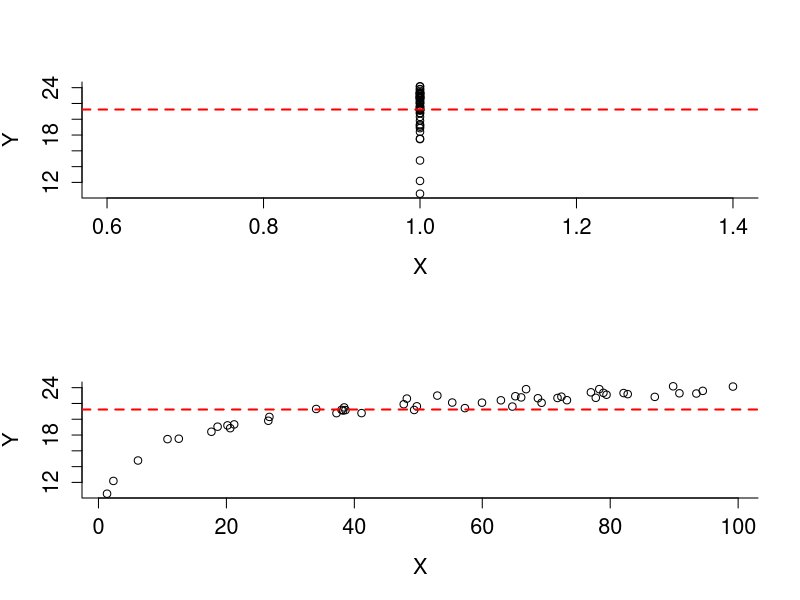
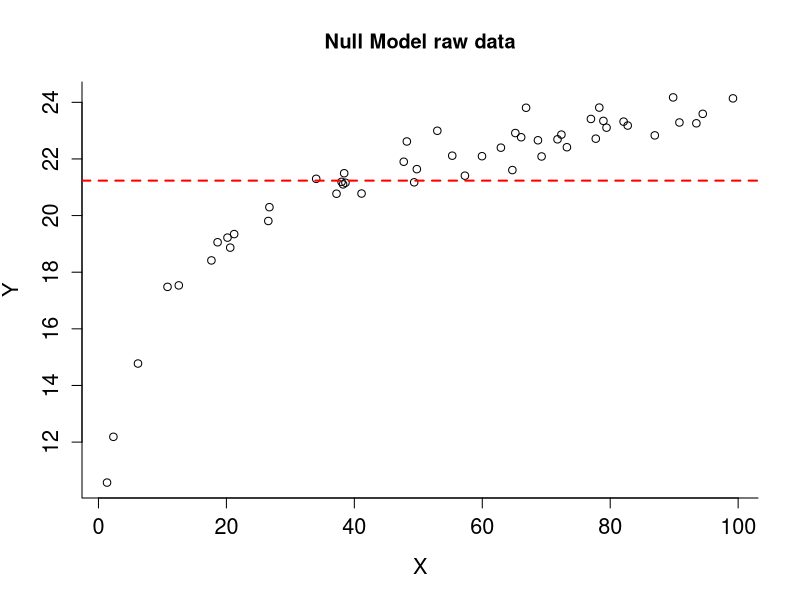
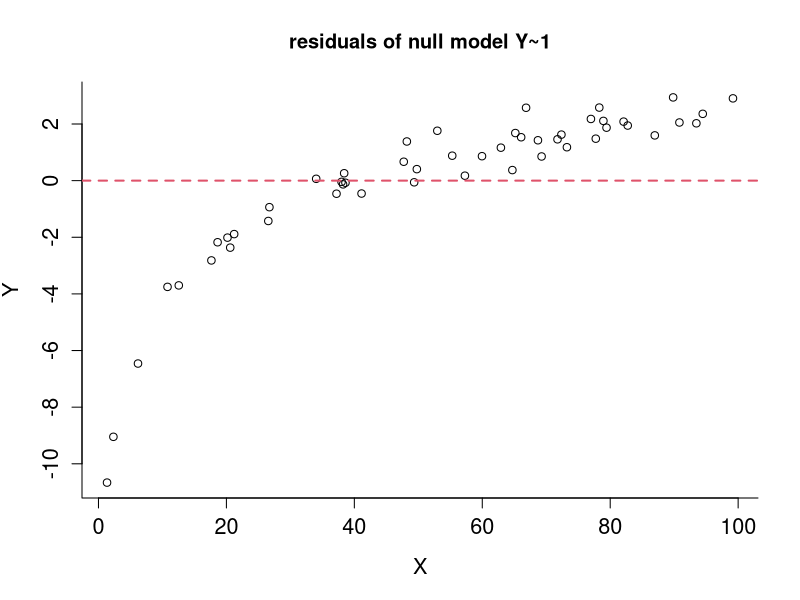
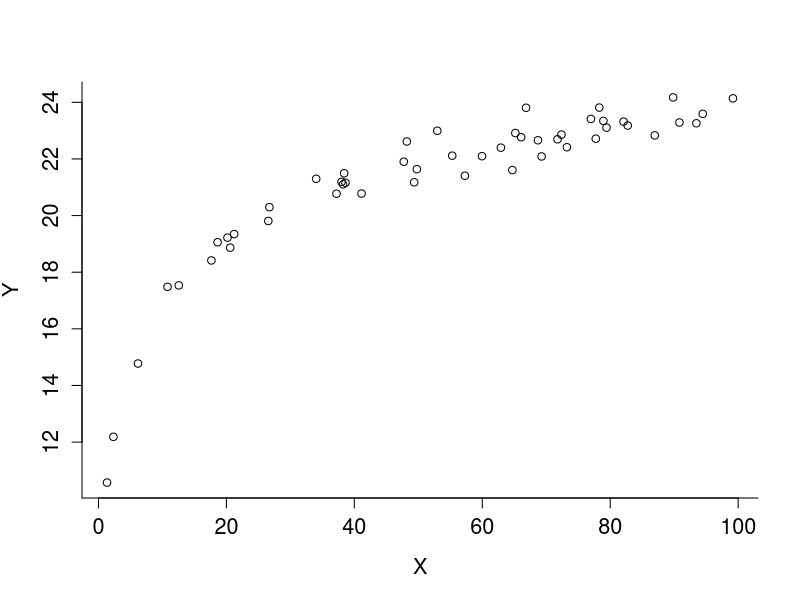
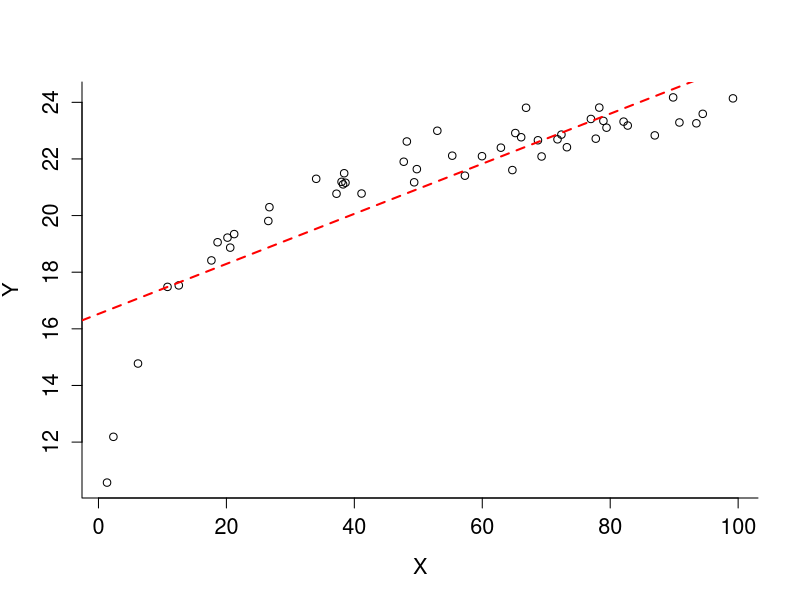
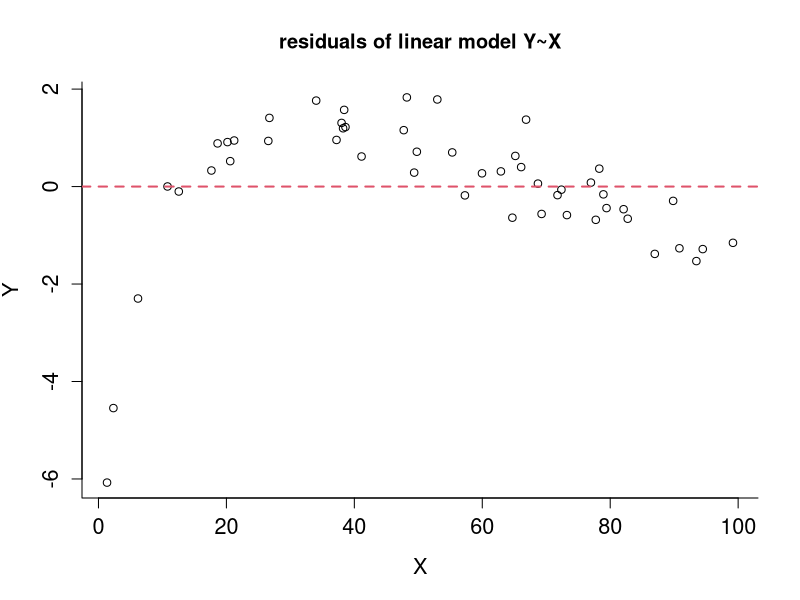
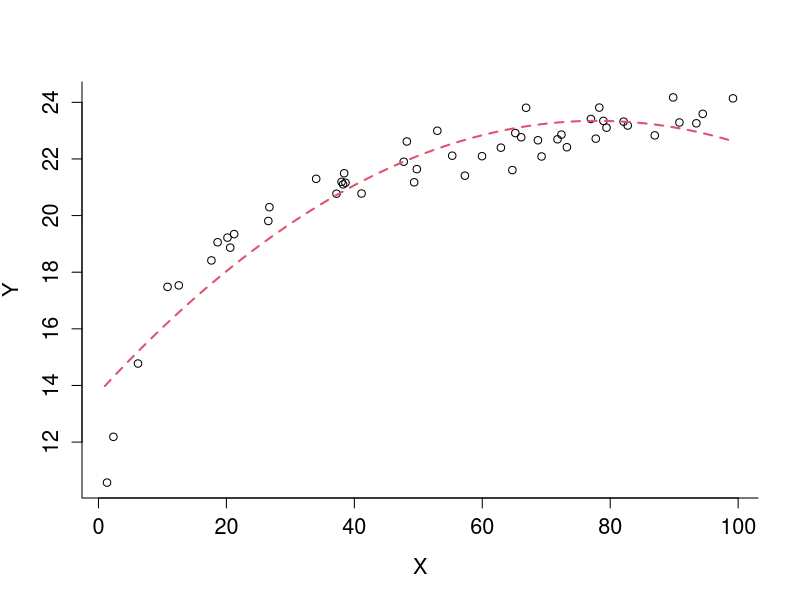
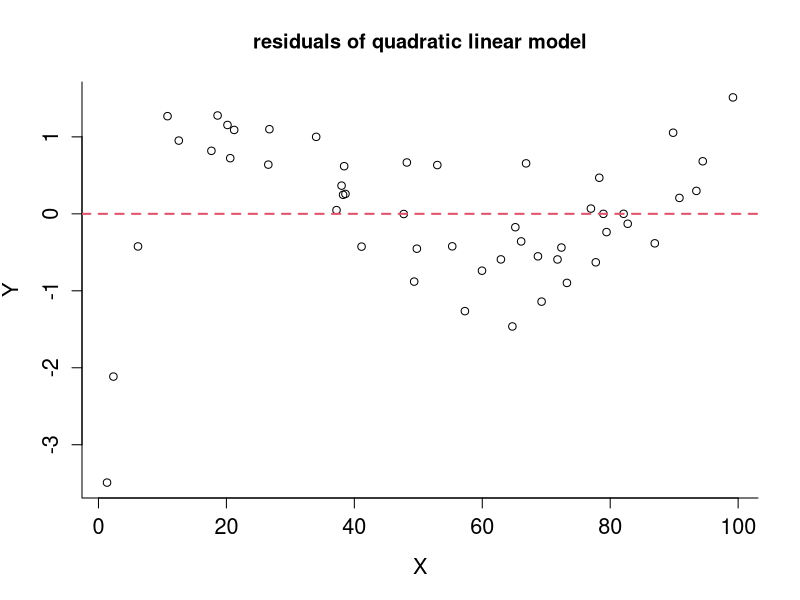

Reproduce these figures in R, in order.
# This script generates some simulated data and then tries various
# polynomials and log transformed covariate models and compares them using AIC

graphics.off()
rm(list=ls())

# this line sets the random number generator to the same starting point each 
# time so that you should get consistent random numbers each time you run this.
# Random computer generated numbers are not truly random.. they follow an 
# algorithm. http://en.wikipedia.org/wiki/Pseudo-random_number_generator
set.seed(1)

# create some random x data and the corresponding polynomial forms of it
x <- runif(50,0,100)
x2 <- x^2
x3 <- x^3
x4 <- x^4
x5 <- x^5
x6 <- x^6

# here define our reponse variable "y1" as being a function of log(x) only.
y1 <- 3*log(x) + 10 + rnorm(length(x),0,0.5)



# fit the models
m.null <- glm(y1~1)
m1 <- glm(y1~x)
m2 <- glm(y1~x+x2)
m3 <- glm(y1~x+x2+x3)
mlog <- glm(y1~log(x))

# im not going to plot these more complex ones but include them here to 
# allow comparison of AIC values across a wider spectrum
m4 <- glm(y1~x+x2+x3+x4)
m5 <- glm(y1~x+x2+x3+x4+x5)
m6 <- glm(y1~x+x2+x3+x4+x5+x6)


# ------------------------------------------------------------------------------
# The null model
# ------------------------------------------------------------------------------

# there are two ways to visualise the null model... either ignore the x variable
# since it is not included in the model and show a box-plot, or categorical 
# scatter plot.... or, plot it with the x-variable but acknowledge that it has
# no effect.


dev.new()
par(mfrow=c(2,1))

# option 1... a categorical scatter plot
plot(rep(1,length(y1)),y1,
    main="",bty="L",cex.axis=1.3,cex.lab=1.3,ylab="Y",xlab="X")
abline(h=mean(y1),col="red",lwd=2,lty=2)

# option 2... as a scatter plot with y against x
plot(x,y1,main="",bty="L",cex.axis=1.3,cex.lab=1.3,ylab="Y",xlab="X")
abline(h=mean(y1),col="red",lwd=2,lty=2)

dev.new()
plot(x,y1,main="Null Model raw data",bty="L",cex.axis=1.3,cex.lab=1.3,ylab="Y",xlab="X")
abline(h=mean(y1),col="red",lwd=2,lty=2)

dev.new()
plot(x,resid(m.null),main="residuals of null model Y~1",
      bty="L",cex.axis=1.3,cex.lab=1.3,ylab="Y",xlab="X")
abline(0,0,lwd=2,lty=2,col=2)

# ------------------------------------------------------------------------------
# linear
# ------------------------------------------------------------------------------
dev.new()
plot(x,y1,main="",bty="L",cex.axis=1.3,cex.lab=1.3,ylab="Y",xlab="X")

m1 <- glm(y1~x)
dev.new()
plot(x,y1,main="",bty="L",cex.axis=1.3,cex.lab=1.3,ylab="Y",xlab="X")
abline(m1,lwd=2,lty=2,col="red")

dev.new()
plot(x,resid(m1),main="residuals of linear model Y~X",
      bty="L",cex.axis=1.3,cex.lab=1.3,ylab="Y",xlab="X")
abline(0,0,lwd=2,lty=2,col=2)


# ------------------------------------------------------------------------------
# Quadratic
# ------------------------------------------------------------------------------

# plot the data with a quadratic fit
# NB can no longer use abline to add the fitted model to the data. Instead,
# we use the predict() function, which takes the fitted model and new set of 
# idealised explanatory (x) data, and predicts the corresponding estimated
# y values which represent the model predictions.
dev.new()
plot(x,y1,main="",bty="L",cex.axis=1.3,cex.lab=1.3,ylab="Y",xlab="X")
new.x <- 1:max(x)
new.x2 <- new.x^2
quad.y <- predict(m2,list(x=new.x,x2=new.x2))
lines(new.x,quad.y,lwd=2,lty=2,col=2)

# plot the residuals of the quadratic
dev.new()
plot(x,resid(m2),main="residuals of quadratic linear model",
      bty="L",cex.axis=1.3,cex.lab=1.3,ylab="Y",xlab="X")
abline(0,0,lwd=2,lty=2,col=2)

# ------------------------------------------------------------------------------
# Cubic
# ------------------------------------------------------------------------------

# plot the data with a cubic fit
dev.new()
plot(x,y1,main="",bty="L",cex.axis=1.3,cex.lab=1.3,ylab="Y",xlab="X")
new.x <- 1:max(x)
new.x2 <- new.x^2
new.x3 <- new.x^3
cubic.y <- predict(m3,list(x=new.x,x2=new.x2,x3=new.x3))
lines(new.x,cubic.y,lwd=2,lty=2,col=2)

# plot the residuals of the cubic
dev.new()
plot(x,resid(m3),main="residuals of cubic linear model Y~X",
      bty="L",cex.axis=1.3,cex.lab=1.3,ylab="Y",xlab="X")
abline(0,0,lwd=2,lty=2,col=2)


# ------------------------------------------------------------------------------
# Y~log(X)
# ------------------------------------------------------------------------------

# plot the data with a log(X) fit
dev.new()
plot(x,y1,main="",bty="L",cex.axis=1.3,cex.lab=1.3,ylab="Y",xlab="X")
new.x <- 1:max(x)
logx.y <- predict(mlog,list(x=new.x))
lines(new.x,logx.y,lwd=2,lty=2,col=2)

# plot the residuals of the log(X) model
dev.new()
plot(x,resid(mlog),main="residuals of linear model Y~log(X)",
      bty="L",cex.axis=1.3,cex.lab=1.3,ylab="Y",xlab="X")
abline(0,0,lwd=2,lty=2,col=2)



